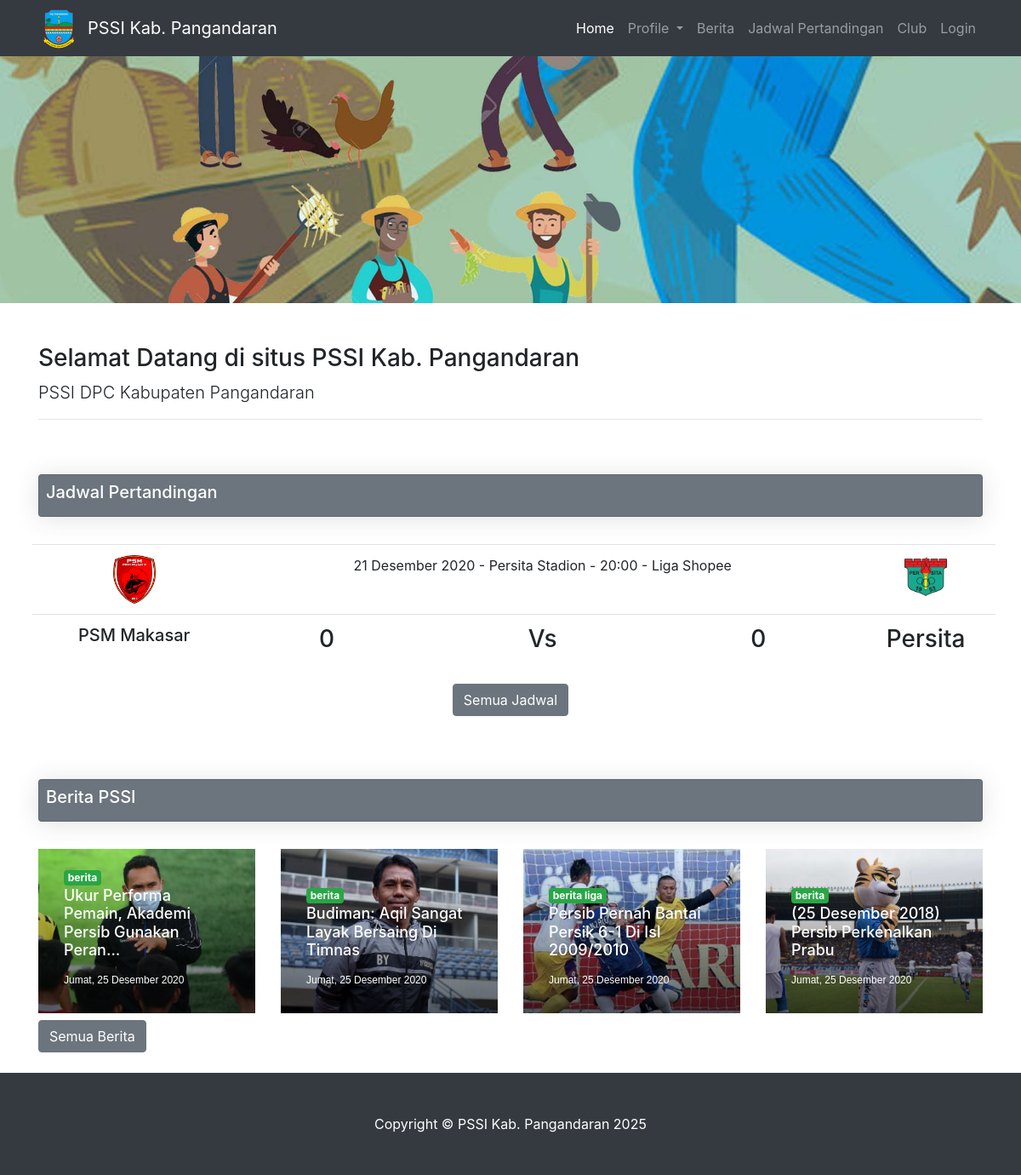
The page / on the database its author committed.
### tables this page shows
CREATE TABLE `pengaturan` (
  `id_pengaturan` tinyint(1) NOT NULL COMMENT 'id',
  `nama_situs` varchar(75) NOT NULL COMMENT 'nama situs',
  `nama_aplikasi` varchar(75) NOT NULL COMMENT 'nama aplikasi',
  `nama_pengelola` varchar(75) NOT NULL COMMENT 'nama admin situs',
  `deskripsi_situs` text NOT NULL,
  `alamat_situs` text NOT NULL COMMENT 'alamat rumah situs',
  `status_situs` enum('Open','Maintenance') NOT NULL COMMENT 'buka tutup situs',
  `logo` varchar(25) NOT NULL COMMENT 'logo situs/aplikasi',
  `favicon` varchar(25) NOT NULL COMMENT 'icon situs'
);

CREATE TABLE `menu` (
  `id_menu` int NOT NULL COMMENT 'id menu',
  `nama_menu` varchar(30) NOT NULL COMMENT 'nama menu',
  `kategori_menu` enum('single_menu','dropdown_menu','sub_menu') NOT NULL COMMENT 'kategori',
  `link_menu` varchar(100) NOT NULL COMMENT 'link menu',
  `urut` int NOT NULL COMMENT 'urut',
  `parent` int NOT NULL DEFAULT '0' COMMENT 'sub menu parent'
);

CREATE TABLE `profile_club` (
  `id_club` int NOT NULL COMMENT 'id club',
  `nama_club` varchar(50) NOT NULL COMMENT 'nama club',
  `alamat_club` text NOT NULL COMMENT 'alamat club',
  `kontak_club` varchar(13) NOT NULL COMMENT 'kontak club',
  `logo_club` varchar(25) NOT NULL COMMENT 'logo club'
);

CREATE TABLE `jadwal_liga` (
  `id_jadwal` int NOT NULL COMMENT 'id jadwal dan skor liga',
  `id_liga` int NOT NULL COMMENT 'id liga',
  `minggu_ke` tinyint NOT NULL COMMENT 'minggu tanding',
  `hari` enum('Senin','Selasa','Rabu','Kamis','Jumat','Sabtu','Minggu') NOT NULL,
  `tanggal` varchar(10) NOT NULL COMMENT 'tanggal pertandingan',
  `jam` varchar(5) NOT NULL COMMENT 'jam mulai',
  `tim_tuan_rumah` tinyint NOT NULL COMMENT 'tuan rumah',
  `tim_tamu` tinyint NOT NULL COMMENT 'tim tamu',
  `skor_tuan_rumah` tinyint NOT NULL DEFAULT '0' COMMENT 'skor tuan rumah',
  `skor_tim_tamu` tinyint NOT NULL DEFAULT '0' COMMENT 'skor tamu',
  `tempat` varchar(64) NOT NULL
);

CREATE TABLE `liga` (
  `id_liga` int NOT NULL COMMENT 'id liga ',
  `nama_liga` varchar(64) NOT NULL COMMENT 'nama liga sepak bola',
  `tahun_penyelenggaraan` year NOT NULL,
  `nama_penyelenggara` varchar(64) NOT NULL COMMENT 'penyelenggara liga',
  `jumlah_tim` tinyint NOT NULL COMMENT 'jumlah tim peserta',
  `sistem_pertandingan` enum('Sistem Setengah Kompetisi','Sistem Kompetisi Penuh','Sistem Gugur Tunggal','Sistem Gugur Rangkap','Sistem Consulation','Sistem Kombinasi') NOT NULL COMMENT 'sistem pertandingan',
  `logo_liga` varchar(50) DEFAULT NULL COMMENT 'logo'
);

CREATE TABLE `berita` (
  `id_berita` int NOT NULL COMMENT 'id berita',
  `judul_berita` varchar(100) NOT NULL COMMENT 'judul berita',
  `isi_berita` text NOT NULL COMMENT 'isi berita',
  `kategori_berita` varchar(50) NOT NULL COMMENT 'kategori/label',
  `status_berita` enum('Diterbitkan','Draft') NOT NULL COMMENT 'status berita',
  `penulis_berita` varchar(30) NOT NULL COMMENT 'penulis',
  `gambar_berita` varchar(255) NOT NULL COMMENT 'gambar',
  `tanggal_berita` varchar(25) DEFAULT NULL COMMENT 'tanggal berita',
  `tanggal_berita_update` timestamp NOT NULL DEFAULT CURRENT_TIMESTAMP ON UPDATE CURRENT_TIMESTAMP
);

### index.php (called while the page is built, shortened)
<?php
require_once 'config/database.php';
require_once 'app/core/class.input.php';
require_once 'app/core/class.public.query.php';
require_once 'app/core/class.settings.php';
require_once 'app/core/class.web.php';
require_once 'app/html/main.web.php';
require_once 'app/html/public.theme.php';
$theme = new publicTheme;
$web = new main_Web;
$theme->head();
$theme->css();
$theme->body();
$web->home();
$web->jadwal_beranda();
$web->berita_beranda();
$theme->footer();
?>

### app/core/class.settings.php (called while the page is built, shortened)
<?php
class settings extends smpl
{
	public function siteInfo()
	{
		$sql ="SELECT * FROM pengaturan WHERE id_pengaturan=1";
		$perintah = $this->query($sql);
		return $perintah;
	}
	public function loadInfo()
	{
		$this->info=$this->siteInfo();
		$this->infosite=$this->info->fetch_array();
		return $this->infosite;
	}
	public function showMenu()
	{
		$sql="SELECT * FROM menu WHERE kategori_menu='single_menu' OR kategori_menu='dropdown_menu' ORDER by urut asc";
		$perintah=$this->query($sql);
		return $perintah;
	}
}
?>

### config/database.php (called while the page is built, shortened)
<?php
class Database
{
	private $host="localhost";
	private $username="root";
	private $pass="";
	private $db="pssi";
	public function __construct()
	{
		$this->koneksi = new mysqli($this->host, $this->username, $this->pass, $this->db);
		return $this->koneksi;
	}
}
?>

### app/core/class.public.query.php (called while the page is built, shortened)
<?php
class smpl extends dataInput
{
	public function query($data)
	{
		$prth = $this->koneksi->query($data);
		return $prth;
	}
}
?>

### app/core/class.web.php (called while the page is built, shortened)
<?php
class web extends settings
{
	public function showBerita_beranda()
	{
		$sql="SELECT * FROM berita WHERE status_berita='Diterbitkan' ORDER by id_berita desc LIMIT 4";
		$perintah=$this->query($sql);
		if(!empty($perintah)) return $perintah;
	}
	public function jadwalPertandingan_beranda()
	{
		$sql="SELECT * FROM jadwal_liga ORDER BY id_jadwal desc LIMIT 1";
		$stmt=$this->query($sql);
		if(!empty($stmt)) return $stmt;
	}
	public function namaClub($data)
	{
		if(!empty($data)):
			$sql="SELECT id_club, nama_club FROM profile_club WHERE id_club='$data'";
			$perintah=$this->query($sql);
			$this->nameClub=$perintah->fetch_array();
			$this->club=$this->nameClub['nama_club'];
			return $this->club;
			return $this->nameClub->free_result();
		endif;
	}
	public function selectLogo($data)
	{
		if(!empty($data)):
			$sql="SELECT logo_club FROM profile_club WHERE id_club='$data'";
			$perintah=$this->query($sql);
			$this->logoclub=$perintah->fetch_array();
			$this->tmplogo=$this->logoclub['logo_club'];
			return $this->tmplogo;
			return $this->logoclub->free_result();
		endif;
	}
	public function namaLiga($data)
	{
		if(!empty($data)):
			$sql="SELECT nama_liga FROM liga WHERE id_liga='$data'";
			$perintah=$this->query($sql);
			$this->namaliga=$perintah->fetch_array();
			$this->dataliga=$this->namaliga['nama_liga'];
			return $this->dataliga;
		endif;
	}
}
?>

### app/html/main.web.php (the view, shortened to what this page needs)
<?php
class main_Web extends web
{
	public function home()
	{
		$this->loadInfo();
		echo '
	      <header class="py-5 bg-image-full bg-image-height" style="background-image: url(http://'.$_SERVER['SERVER_NAME'].'/content/web/cover.jpg);">
	      </header>
	      	<section class="py-5">
	          <div class="container">
	            <h3>Selamat Datang di situs '.$this->infosite['nama_situs'].'</h3>
	            <p class="lead">'.$this->infosite['deskripsi_situs'].'</p><hr>
	          </div>
	        </section>
    	';
	}
	public function berita_beranda()
	{
		echo
		'
		<div class="container related mb-4" style="margin-top:50px;">
				<nav aria-label="breadcrumb">
				  <div class="card shadow bg-secondary p-2 mb-4 shadow font-weight-bold text-white">
				  		<h5>Berita PSSI </h5>
				  </div>
				</nav>
			<div class="row">
			';
	           		 $main_berita=$this->showBerita_beranda();
	                  		while($row=$main_berita->fetch_array()):
	                  			echo'
	                  		<div class="col-md-3 col-sm-4 pt-2">
	                  			<div class="box-item">
					                <div class="box-post">
					                    <span class="badge badge-success">
					                        <a href="#" rel="tag">'.$row['kategori_berita'].'</a>
					                    </span>
					                    <h4 class="post-title">
					                    ';
					                    if(strlen($row['judul_berita'])>50){
					                        echo'<a href="berita?id_berita='.$row['id_berita'].'">
					                             '.substr($row['judul_berita'],0,50).'...
					                        </a>';
					                    }else{
					                    	echo'<a href="berita?id_berita='.$row['id_berita'].'">
					                             '.substr($row['judul_berita'],0,50).'
					                        </a>';
					                    }
					                    echo'
					                    </h4>
					                    <span class="meta">
					                        <span><i class="glyphicon glyphicon-time"></i> '.$row['tanggal_berita'].'</span>
					                    </span>
					                </div>
					               	<img src="content/berita/'.$row['gambar_berita'].'"
                					class="img-fluid">
					            </div>
					        </div>';
	                  		endwhile;
	        echo'
	        	<div class="col">
	               <a href="semua_berita" class="btn btn-secondary btn-md mt-2"> Semua Berita</a>
	            </div>
	        </div>
	    </div>
	    ';
	}
	public function jadwal_beranda()
	{
		$data = $this->jadwalPertandingan_beranda();
		if($data->num_rows>0):
			$liga = $data->fetch_array();
			$bln_main=$this->tanggalMain($liga['tanggal']);
			echo'
				<div class="container jadwal mb-4">
					<nav aria-label="breadcrumb">
					  <div class="card shadow bg-secondary p-2 mb-4 shadow font-weight-bold text-white">
					  		<h5>Jadwal Pertandingan </h5>
					  </div>
					</nav>
					<div class="row text-center">
							<div class="table-responsive">
								<table class="table table-borderless m-2">
									<tbody>
											<tr>
												<td>'.$this->getDirImage2('content/foto/club/',$this->selectLogo($liga['tim_tuan_rumah'])).'</td>
												<td colspan="3">'.$bln_main[0], ' '.$this->bulan($bln_main[1]).' '.$bln_main[2].' - '.$liga['tempat'].' - '.$liga['jam'].' - '.$this->namaLiga($liga['id_liga']).'</td>
												<td>'.$this->getDirImage2('content/foto/club/',$this->selectLogo($liga['tim_tamu'])).'</td>
											</tr>
											<tr>
												<td><h5>'.$this->namaClub($liga['tim_tuan_rumah']).'</h5></td>
												<td><h3>'.$liga['skor_tuan_rumah'].'</h3></td>
												<td><h3>Vs</h3> </td>
												<td><h3>'.$liga['skor_tim_tamu'].'</h3></td>
												<td><h3>'.$this->namaClub($liga['tim_tamu']).'</h3></td>
											</tr>
									</tbody>
								</table>
							</div>
						<div class="col">
			               <a href="jadwal" class="btn btn-secondary btn-md mt-2"> Semua Jadwal</a>
			            </div>
					</div>
				</div>
			';
		endif;
	}
}

### app/html/public.theme.php (shortened to what this page needs)
<?php
class publicTheme extends settings
{
  public function head(){
  	$this->loadInfo();
    echo'
      <!DOCTYPE html>
      <html lang="en">
      <head>
        <meta charset="utf-8">
        <meta http-equiv="X-UA-Compatible" content="IE=edge">
        <meta name="viewport" content="width=device-width, initial-scale=1, shrink-to-fit=no">
        <meta name="description" content="'.$this->infosite['deskripsi_situs'].'">
        <meta name="author" content="'.$this->infosite['nama_pengelola'].'">
        <link rel="icon" href="content/web/'.$this->infosite['favicon'].'">
        <title>'.$this->infosite['nama_situs'].'</title>
    ';
  }
  public function css(){
  	echo '
      <link href="assets/templates/vendor/fontawesome-free/css/all.min.css" rel="stylesheet" type="text/css">
      <link href="https://fonts.googleapis.com/css?family=Nunito:200,200i,300,300i,400,400i,600,600i,700,700i,800,800i,900,900i" rel="stylesheet">
     <link href="assets/templates/vendor/bootstrap/css/bootstrap.min.css" rel="stylesheet">
     <link href="assets/templates/css/costum.css" rel="stylesheet">
     <!-- Please Dont Remove :(
        |----------------------------------------|
        | Author                                 |
        | name        : ahmadza                  |
        | mail        : myroot593@gmail.com      |
        | blog        : root93.co.id             |
        |----------------------------------------|
      -->
      </head>
    ';
  }
  public function body(){
  	echo'
  	<body class="d-flex flex-column min-vh-100">
      <nav class="navbar navbar-expand-lg navbar-dark bg-dark fixed-top">
        <div class="container">
          <a class="logo navbar-btn pull-left" href="home" title="Home">
            '.$this->getDirImage2('content/web/',$this->infosite['logo']).' </a>
          <a class="navbar-brand" href="home">'.$this->infosite['nama_situs'].'</a>
          <button class="navbar-toggler" type="button" data-toggle="collapse" data-target="#navbarResponsive" aria-controls="navbarResponsive" aria-expanded="false" aria-label="Toggle navigation">
            <span class="navbar-toggler-icon"></span>
          </button>
          <div class="collapse navbar-collapse" id="navbarResponsive">
            <ul class="navbar-nav ml-auto">
              <li class="nav-item active">
                <a class="nav-link" href="home">Home
                  <span class="sr-only">(current)</span>
                </a>
              </li>
              ';
                  $menu = $this->showMenu();
                  if($menu->num_rows>0){
                    while($rm=$menu->fetch_array()):
                      if($rm['kategori_menu']=='single_menu'):
                        echo
                        '
                        <li class="nav-item">
                          <a class="nav-link" href="'.$rm['link_menu'].'">'.$rm['nama_menu'].'</a>
                        </li>
                        ';
                      elseif($rm['kategori_menu']=='dropdown_menu'):
                        echo'
                            <li class="nav-item dropdown">
                              <a class="nav-link dropdown-toggle" href="#" id="navbarDropdownMenuLink" data-toggle="dropdown" aria-hashpopup="true" aria-expanded="false">
                                '.$rm['nama_menu'].'
                              </a>
                              <div class="dropdown-menu" aria-labelledby="navbarDropdownMenuLink">
                            ';
                          echo'</div></li>';
                      endif;
                    endwhile;
                  }
              echo'
            </ul>
          </div>
        </div>
      </nav>
  	';
  }
  public function footer(){
    echo '
      <footer class="py-5 bg-dark">
        <div class="container">
          <p class="m-0 text-center text-white">Copyright &copy; '.$this->infosite['nama_situs'].' '.date('Y').'</p>
        </div>
      </footer>
      <script src="assets/templates/vendor/jquery/jquery.min.js"></script>
      <script src="assets/templates/vendor/bootstrap/js/bootstrap.bundle.min.js"></script>
       <script src="modal.js"></script>
     </body>
     </html>
    ';
  }
}
?>

### app/core/class.input.php (shortened to what this page needs)
<?php
class dataInput extends Database
{
	public function getDirImage2($path,$data)
	{
		return '
		<img class="img-fluid" height="80px" width="50px" src="'.$path.''.$data.'" alt="image" />
		';
	}
	public function bulan($data)
	{
		switch($data){
			case'12':$data="Desember";return $data;
		}
	}
	public function tanggalMain($data)
	{
		$ht = explode("-", $data);
		return $ht;
	}
}
?>

### assets/templates/css/costum.css (style rules this page uses)
.navbar-brand { padding-left: 8px; }
.bg-image-full { background: no-repeat center center scroll; -webkit-background-size: cover; -moz-background-size: cover; background-size: cover; -o-background-size: cover; }
.box-item { float: left; opacity: 1; overflow: hidden; position: relative; }
.box-item img { width: 100%; }
.box-item a,span { color:#FFF; }
.box-item .box-post span.meta { font-family: sans-serif; font-size: 12px; color: #fff; margin-top: 15px; display: block; }
.box-item .box-post span.meta span { margin-right: 15px; }
.box-item .box-post { position: absolute; left: 0; bottom: 0; width: 100%; background: linear-gradient(to top, rgba(0, 0, 0, 0.6) 0%, rgba(0, 0, 0, 0) 100%); padding: 30px; -webkit-box-sizing: border-box; -moz-box-sizing: border-box; box-sizing: border-box; }
.shadow { box-shadow: 0 .15rem 1.75rem 0 rgba(58,59,69,.15) !important; }
@media (min-width: 992px) { body { padding-top: 56px; } }
@media (min-width: 992px) { .bg-image-height { height: 300px; } }
@media (min-width: 1140px) { .related h4 { font-size: 18px; } }

### rows shown on the page
pengaturan: logo (picture), nama_situs "PSSI Kab. Pangandaran", deskripsi_situs "PSSI DPC Kabupaten Pangandaran"
menu: nama_menu "Profile"
menu: nama_menu "Berita"
menu: nama_menu "Jadwal Pertandingan"
menu: nama_menu "Club"
menu: nama_menu "Login"
profile_club: logo_club (picture)
jadwal_liga: tanggal "21", tanggal "Desember", tanggal "2020", tempat "Persita Stadion", jam "20:00", id_liga.nama_liga "Liga Shopee", tim_tuan_rumah.nama_club "PSM Makasar", skor_tuan_rumah "0", skor_tim_tamu "0", tim_tamu.nama_club "Persita"
profile_club: logo_club (picture)
berita: kategori_berita "berita", judul_berita "Ukur Performa Pemain, Akademi Persib Gunakan Peran", tanggal_berita "Jumat, 25 Desember 2020", gambar_berita (picture)
berita: kategori_berita "berita", judul_berita "Budiman: Aqil Sangat Layak Bersaing Di Timnas", tanggal_berita "Jumat, 25 Desember 2020", gambar_berita (picture)
berita: kategori_berita "berita liga", judul_berita "Persib Pernah Bantai Persik 6-1 Di Isl 2009/2010", tanggal_berita "Jumat, 25 Desember 2020", gambar_berita (picture)
berita: kategori_berita "berita", judul_berita "(25 Desember 2018) Persib Perkenalkan Prabu", tanggal_berita "Jumat, 25 Desember 2020", gambar_berita (picture)
